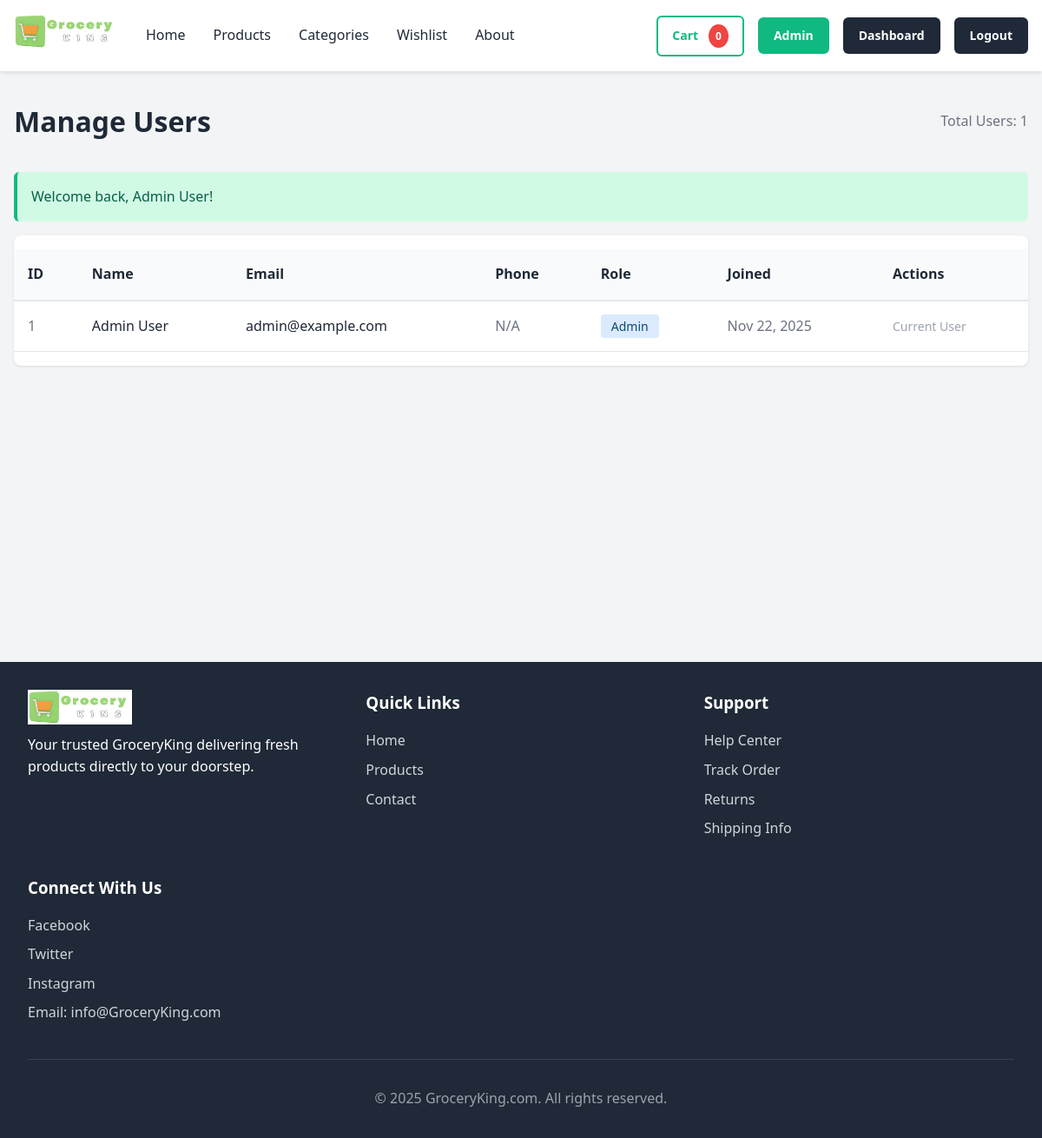
Page /admin/users/manage.php (signed in) on the committed database.
### tables this page shows
CREATE TABLE users (
    id INT PRIMARY KEY AUTO_INCREMENT,
    name VARCHAR(100) NOT NULL,
    email VARCHAR(100) UNIQUE NOT NULL,
    password VARCHAR(255) NOT NULL,
    phone VARCHAR(20),
    address TEXT,
    city VARCHAR(50),
    state VARCHAR(50),
    zip VARCHAR(10),
    country VARCHAR(50) DEFAULT 'USA',
    role ENUM('customer', 'admin') DEFAULT 'customer',
    email_verified BOOLEAN DEFAULT FALSE,
    created_at TIMESTAMP DEFAULT CURRENT_TIMESTAMP,
    updated_at TIMESTAMP DEFAULT CURRENT_TIMESTAMP ON UPDATE CURRENT_TIMESTAMP,
    INDEX idx_users_email (email),
    INDEX idx_users_role (role),
    INDEX idx_users_created (created_at)
);

### classes/Cart.php (called while the page is built, shortened)
<?php
require_once __DIR__ . '/../config/db.php';
require_once __DIR__ . '/../config/functions.php';
class Cart {
    private $db;
    public function __construct() {
        $this->db = Database::getInstance()->getConnection();
    }
    public function getCount($userId) {
        try {
            $stmt = $this->db->prepare("SELECT SUM(quantity) as total FROM cart WHERE user_id = ?");
            $stmt->execute([$userId]);
            $result = $stmt->fetch(PDO::FETCH_ASSOC);
            return (int)($result['total'] ?? 0);
        } catch (PDOException $e) {
            return 0;
        }
    }
}

### config/db.php (called while the page is built, shortened)
<?php
class Database {
    private static $instance = null;
    private $connection = null;
    private function __construct() {
        try {
            $host = getenv('DB_HOST') ?: 'localhost';
            $dbname = getenv('DB_NAME') ?: 'grocery_store';
            $username = getenv('DB_USER') ?: 'root';
            $password = getenv('DB_PASS') ?: '';
            $dsn = "mysql:host={$host};dbname={$dbname};charset=utf8mb4";
            $options = [
                PDO::ATTR_ERRMODE => PDO::ERRMODE_EXCEPTION,
                PDO::ATTR_DEFAULT_FETCH_MODE => PDO::FETCH_ASSOC,
                PDO::ATTR_EMULATE_PREPARES => false,
                PDO::ATTR_STRINGIFY_FETCHES => false,
                PDO::MYSQL_ATTR_INIT_COMMAND => "SET NAMES utf8mb4 COLLATE utf8mb4_unicode_ci"
            ];
            $this->connection = new PDO($dsn, $username, $password, $options);
        } catch (PDOException $e) {
            error_log("Database connection failed: " . $e->getMessage());
            throw new Exception("Database connection failed. Please check your configuration.");
}
    }
    public static function getInstance() {
        if (self::$instance === null) {
            self::$instance = new self();
        }
        return self::$instance;
    }
    public function getConnection() {
        return $this->connection;
    }
}

### config/functions.php (called while the page is built, shortened)
<?php
function isLoggedIn() {
    return isset($_SESSION['user_id']) && !empty($_SESSION['user_id']);
}
function getCurrentUserId() {
    return isLoggedIn() ? (int)$_SESSION['user_id'] : null;
}
function formatDate($date, $format = 'M d, Y') {
    return date($format, strtotime($date));
}
function e($string) {
    return htmlspecialchars($string, ENT_QUOTES, 'UTF-8');
}
function getPaginationOffset($page, $perPage = ITEMS_PER_PAGE) {
    $page = max(1, (int)$page);
    return ($page - 1) * $perPage;
}
function getFlashMessage() {
    if (isset($_SESSION['flash_message'])) {
        $type = $_SESSION['flash_type'] ?? 'info';
        $message = $_SESSION['flash_message'];
        return ['type' => $type, 'message' => $message];
        }
    return null;
    }

### classes/User.php (called while the page is built, shortened)
<?php
require_once __DIR__ . '/../config/db.php';
require_once __DIR__ . '/../config/functions.php';
class User {
    private $db;
    public function __construct() {
        $this->db = Database::getInstance()->getConnection();
    }
    public function getAll($page = 1, $perPage = ITEMS_PER_PAGE) {
        try {
            $offset = getPaginationOffset($page, $perPage);
            $stmt = $this->db->prepare("
                SELECT id, name, email, phone, role, created_at
                FROM users
                ORDER BY created_at DESC
                LIMIT ? OFFSET ?
            ");
            $stmt->execute([$perPage, $offset]);
            $users = $stmt->fetchAll();
            $countStmt = $this->db->query("SELECT COUNT(*) as total FROM users");
            $total = $countStmt->fetch()['total'];
            return [
                'users' => $users,
                'total' => $total,
                'pages' => ceil($total / $perPage)
            ];
        } catch (PDOException $e) {
            error_log("Get all users error: " . $e->getMessage());
            return ['users' => [], 'total' => 0, 'pages' => 0];
        }
    }
}

### admin/users/manage.php (the view, shortened to what this page needs)
<?php
require_once __DIR__ . '/../../config/functions.php';
require_once __DIR__ . '/../../config/db.php';
require_once __DIR__ . '/../../classes/User.php';
$user = new User();
$page = isset($_GET['page']) ? max(1, (int)$_GET['page']) : 1;
$result = $user->getAll($page, ITEMS_PER_PAGE);
$users = $result['users'];
require_once __DIR__ . '/../../includes/header.php';
?>
<div class="container mt-4">
    <div style="display: flex; justify-content: space-between; align-items: center; margin-bottom: 2rem;">
        <h1>Manage Users</h1>
        <div>
            <span style="color: #6b7280;">Total Users: <?php echo $result['total']; ?></span>
        </div>
    </div>
    <?php
    $flash = getFlashMessage();
    if ($flash):
    ?>
        <div class="alert alert-<?php echo $flash['type']; ?>">
            <?php echo e($flash['message']); ?>
        </div>
    <?php endif; ?>
    <?php if (empty($users)): ?>
        <div style="text-align: center; padding: 3rem; background: white; border-radius: 8px;">
            <p style="color: #6b7280; font-size: 1.1rem;">No users found.</p>
        </div>
    <?php else: ?>
        <div style="background: white; border-radius: 8px; overflow: hidden; box-shadow: 0 1px 3px rgba(0,0,0,0.1);">
            <table style="width: 100%; border-collapse: collapse;">
                <thead style="background-color: #f9fafb; border-bottom: 2px solid #e5e7eb;">
                    <tr>
                        <th style="padding: 1rem; text-align: left; font-weight: 600;">ID</th>
                        <th style="padding: 1rem; text-align: left; font-weight: 600;">Name</th>
                        <th style="padding: 1rem; text-align: left; font-weight: 600;">Email</th>
                        <th style="padding: 1rem; text-align: left; font-weight: 600;">Phone</th>
                        <th style="padding: 1rem; text-align: left; font-weight: 600;">Role</th>
                        <th style="padding: 1rem; text-align: left; font-weight: 600;">Joined</th>
                        <th style="padding: 1rem; text-align: left; font-weight: 600;">Actions</th>
                    </tr>
                </thead>
                <tbody>
                    <?php foreach ($users as $userData): ?>
                        <tr style="border-bottom: 1px solid #e5e7eb;">
                            <td style="padding: 1rem; color: #6b7280;"><?php echo e($userData['id']); ?></td>
                            <td style="padding: 1rem;"><?php echo e($userData['name']); ?></td>
                            <td style="padding: 1rem;"><?php echo e($userData['email']); ?></td>
                            <td style="padding: 1rem; color: #6b7280;"><?php echo e($userData['phone'] ?? 'N/A'); ?></td>
                            <td style="padding: 1rem;">
                                <span style="background-color: <?php echo $userData['role'] === 'admin' ? '#dbeafe' : '#dcfce7'; ?>; color: <?php echo $userData['role'] === 'admin' ? '#0c4a6e' : '#15803d'; ?>; padding: 0.25rem 0.75rem; border-radius: 0.25rem; font-size: 0.875rem; font-weight: 500;">
                                    <?php echo ucfirst($userData['role']); ?>
                                </span>
                            </td>
                            <td style="padding: 1rem; color: #6b7280;"><?php echo formatDate($userData['created_at']); ?></td>
                            <td style="padding: 1rem;">
                                <?php if ($userData['id'] !== getCurrentUserId()): ?>
                                    <a href="<?php echo SITE_URL; ?>admin/users/manage.php?delete=<?php echo $userData['id']; ?>"
                                       onclick="return confirm('Are you sure you want to delete this user?');"
                                       style="color: #ef4444; text-decoration: none; font-size: 0.875rem; padding: 0.25rem 0.5rem; border-radius: 4px; transition: background 0.2s;"
                                       onmouseover="this.style.background='#fee2e2'"
                                       onmouseout="this.style.background='transparent'">
                                        Delete
                                    </a>
                                <?php else: ?>
                                    <span style="color: #9ca3af; font-size: 0.875rem;">Current User</span>
                                <?php endif; ?>
                            </td>
                        </tr>
                    <?php endforeach; ?>
                </tbody>
            </table>
        </div>
    <?php endif; ?>
</div>
<?php require_once __DIR__ . '/../../includes/footer.php'; ?>

### public/css/style.css (style rules this page uses)
:root { --color-primary: #10b981; --color-primary-dark: #059669; --color-secondary: #f59e0b; --color-white: #ffffff; --color-dark: #1f2937; --color-light: #f3f4f6; --color-gray: #d1d5db; --color-border: #e5e7eb; --color-success: #10b981; --color-danger: #ef4444; --color-warning: #f59e0b; --color-info: #3b82f6; --spacing-base: 1rem; }
* { margin: 0; padding: 0; box-sizing: border-box; }
body { font-family: 'Segoe UI', Tahoma, Geneva, Verdana, sans-serif; color: var(--color-dark); background-color: var(--color-light); line-height: 1.6; }
.container { max-width: 1200px; margin: 0 auto; padding: 0 1rem; }
.mt-4 { margin-top: 2rem; }
.alert { padding: 1rem; border-radius: 0.375rem; margin-bottom: 1rem; display: flex; align-items: center; gap: 0.75rem; }
.alert-success { background-color: #d1fae5; color: #065f46; border-left: 4px solid var(--color-success); }
table { width: 100%; border-collapse: collapse; margin: 1rem 0; }
thead { background-color: var(--color-light); }
th { padding: 1rem; text-align: left; font-weight: 600; border-bottom: 2px solid var(--color-border); }
td { padding: 1rem; border-bottom: 1px solid var(--color-border); }

### rows in the picture
users: id "1", name "Admin User", email "admin@example.com", phone "N/A", role "Admin", created_at "Nov 22, 2025", shows "Current User"

### other values in the picture
$cartCount "0"
$result['total'] "1"
$flash['message'] "Welcome back, Admin User!"
SITE_NAME "GroceryKing.com"
